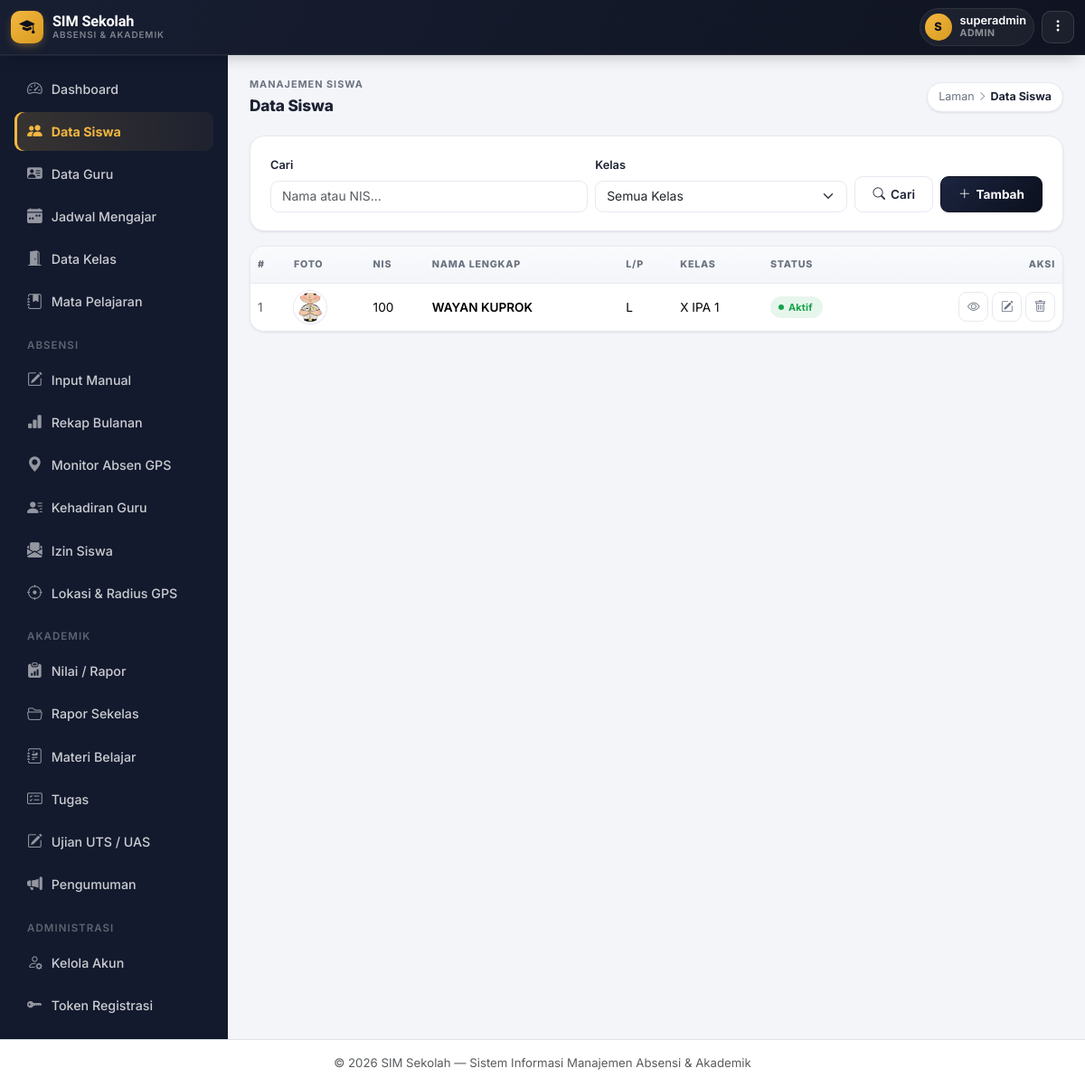
Page /siswa/list.php (signed in) on the committed database.
### tables this page shows
CREATE TABLE `siswa` (
  `id` int NOT NULL,
  `nis` varchar(20) NOT NULL,
  `nisn` varchar(20) DEFAULT NULL,
  `nama_lengkap` varchar(100) NOT NULL,
  `jenis_kelamin` enum('L','P') NOT NULL,
  `tempat_lahir` varchar(50) DEFAULT NULL,
  `tanggal_lahir` date DEFAULT NULL,
  `agama` varchar(30) DEFAULT NULL,
  `alamat` text,
  `no_hp` varchar(20) DEFAULT NULL,
  `email` varchar(100) DEFAULT NULL,
  `nama_ayah` varchar(100) DEFAULT NULL,
  `nama_ibu` varchar(100) DEFAULT NULL,
  `no_hp_ortu` varchar(20) DEFAULT NULL,
  `pekerjaan_ortu` varchar(50) DEFAULT NULL,
  `foto` varchar(255) DEFAULT NULL,
  `kelas_id` int DEFAULT NULL,
  `status` enum('Aktif','Pindah','Lulus','Keluar') DEFAULT 'Aktif',
  `tanggal_masuk` date DEFAULT NULL,
  `created_at` timestamp NULL DEFAULT CURRENT_TIMESTAMP
);

CREATE TABLE `kelas` (
  `id` int NOT NULL,
  `nama_kelas` varchar(50) NOT NULL,
  `tingkat` varchar(10) NOT NULL,
  `jurusan` varchar(50) DEFAULT NULL,
  `wali_kelas` varchar(100) DEFAULT NULL,
  `wali_kelas_user_id` int DEFAULT NULL,
  `tahun_ajaran` varchar(20) NOT NULL,
  `created_at` timestamp NULL DEFAULT CURRENT_TIMESTAMP
);

### includes/functions.php (called while the page is built, shortened)
<?php
function clean($str) {
    return htmlspecialchars(trim($str ?? ''), ENT_QUOTES, 'UTF-8');
}

### includes/auth.php (called while the page is built, shortened)
<?php
require_once __DIR__ . '/functions.php';
function currentUser() {
    return [
        'id'       => $_SESSION['user_id'] ?? null,
        'nama'     => $_SESSION['user_nama'] ?? '',
        'role'     => $_SESSION['user_role'] ?? '',
        'siswa_id' => $_SESSION['user_siswa_id'] ?? null,
    ];
}

### siswa/list.php (the view, shortened to what this page needs)
<?php
require_once __DIR__ . '/../includes/auth.php';
$user = currentUser();
$kelasSaya = null;
$cari = trim($_GET['cari'] ?? '');
$sql = "SELECT s.*, k.nama_kelas FROM siswa s LEFT JOIN kelas k ON s.kelas_id = k.id WHERE 1=1";
$params = [];
$sql .= " ORDER BY s.nama_lengkap";
$stmt = $pdo->prepare($sql);
$stmt->execute($params);
$data = $stmt->fetchAll();
include __DIR__ . '/../includes/header.php';
?>
<div class="gv-topline">
  <div class="gv-title">
    <small>Manajemen Siswa</small>
    <?= $kelasSaya ? 'Siswa Kelas ' . clean($kelasSaya['nama_kelas']) : 'Data Siswa' ?>
  </div>
  <span class="gv-crumb"><a href="<?= BASE_URL ?>/index.php">Laman</a> <i class="bi bi-chevron-right small"></i> <b>Data Siswa</b></span>
</div>
<div class="gv-card mb-3">
  <form class="row g-2 align-items-end" method="GET">
    <div class="col-md-5">
      <label class="form-label">Cari</label>
      <input type="text" name="cari" class="form-control" placeholder="Nama atau NIS..." value="<?= clean($cari) ?>">
    </div>
    <?php if (!$kelasSaya): ?>
    <div class="col-md-4">
      <label class="form-label">Kelas</label>
      <select name="kelas_id" class="form-select">
        <option value="">Semua Kelas</option>
      </select>
    </div>
    <?php endif; ?>
    <div class="col-md-3 d-flex gap-2">
      <button class="gv-btn-outline flex-grow-1"><i class="bi bi-search"></i> Cari</button>
      <?php if ($user['role'] !== 'wali_kelas'): ?>
        <a href="tambah.php" class="gv-btn flex-grow-1 text-center"><i class="bi bi-plus-lg"></i> Tambah</a>
      <?php endif; ?>
    </div>
  </form>
</div>
<div class="gv-table-wrap">
  <div class="table-responsive">
    <table class="table align-middle gv-table-desktop">
      <thead>
        <tr>
          <th style="width:40px;">#</th><th>Foto</th><th>NIS</th><th>Nama Lengkap</th><th>L/P</th><th>Kelas</th><th>Status</th><th class="text-end">Aksi</th>
        </tr>
      </thead>
      <tbody>
        <?php foreach ($data as $i => $row): ?>
        <tr>
          <td class="text-muted"><?= $i + 1 ?></td>
          <td>
            <img src="<?= !empty($row['foto']) ? BASE_URL.'/uploads/foto_siswa/'.clean($row['foto']) : 'https://ui-avatars.com/api/?name='.urlencode($row['nama_lengkap']) ?>" class="gv-avatar-sm">
          </td>
          <td><?= clean($row['nis']) ?></td>
          <td class="fw-semibold"><?= clean($row['nama_lengkap']) ?></td>
          <td><?= clean($row['jenis_kelamin']) ?></td>
          <td><?= clean($row['nama_kelas'] ?? '-') ?></td>
          <td><span class="gv-pill <?= $row['status']==='Aktif' ? 'good' : 'neutral' ?>"><?= clean($row['status']) ?></span></td>
          <td class="text-end">
            <a href="detail.php?id=<?= $row['id'] ?>" class="gv-icon-btn" title="Detail"><i class="bi bi-eye"></i></a>
            <?php if ($user['role'] !== 'wali_kelas'): ?>
              <a href="edit.php?id=<?= $row['id'] ?>" class="gv-icon-btn" title="Edit"><i class="bi bi-pencil-square"></i></a>
              <?php if ($user['role'] === 'admin'): ?>
              <a href="hapus.php?id=<?= $row['id'] ?>" class="gv-icon-btn danger" title="Hapus" onclick="return confirm('Yakin hapus data siswa ini beserta seluruh riwayat absensi & nilainya?');"><i class="bi bi-trash"></i></a>
              <?php endif; ?>
            <?php endif; ?>
          </td>
        </tr>
        <?php endforeach; ?>
      </tbody>
    </table>
  </div>
</div>
<?php include __DIR__ . '/../includes/footer.php'; ?>

### assets/css/style.css (style rules this page uses)
:root { --ink: #14173A; --ink-soft: #565B82; --bg: #F1F3FA; --surface: #FFFFFF; --line: #E4E7F2; --brand: #4338CA; --brand-2: #6D28D9; --brand-soft: #EEECFD; --gps: #0D9488; --gps-2: #0EA5A4; --gps-soft: #E1F5F3; --good: #16A34A; --good-soft: #E7F7ED; --warn: #D97706; --warn-soft: #FEF3E1; --bad: #DC2626; --bad-soft: #FCE8E7; --info: #2563EB; --info-soft: #E8EEFD; --radius-lg: 20px; --radius-md: 14px; --radius-sm: 9px; --shadow-1: 0 1px 2px rgba(20,23,58,.04), 0 8px 24px -12px rgba(20,23,58,.10); --shadow-2: 0 4px 10px rgba(20,23,58,.06), 0 16px 40px -16px rgba(20,23,58,.18); }
* { box-sizing: border-box; }
body { background: var(--bg); color: var(--ink); font-family: 'Inter', system-ui, sans-serif; font-size: .945rem; -webkit-font-smoothing: antialiased; }
a { text-decoration: none; }
small, .small { color: var(--ink-soft); }
.table { font-size: .87rem; }
.table thead th { font-size: .74rem; text-transform: uppercase; letter-spacing: .04em; color: var(--ink-soft); border-bottom: 1px solid var(--line); font-weight: 600; }
.table td, .table th { vertical-align: middle; }
.form-control, .form-select { border-radius: var(--radius-sm); border-color: var(--line); font-size: .89rem; }
.form-label { font-size: .82rem; font-weight: 600; color: var(--ink); }

### rows in the picture
siswa: foto (picture), nis "100", nama_lengkap "WAYAN KUPROK", jenis_kelamin "L", kelas.nama_kelas "X IPA 1", status "Aktif"

### other values in the picture
$inisial "S"
$namaNow "superadmin"
$roleLabel "ADMIN"
$labelMenuIzin "Izin Siswa"
